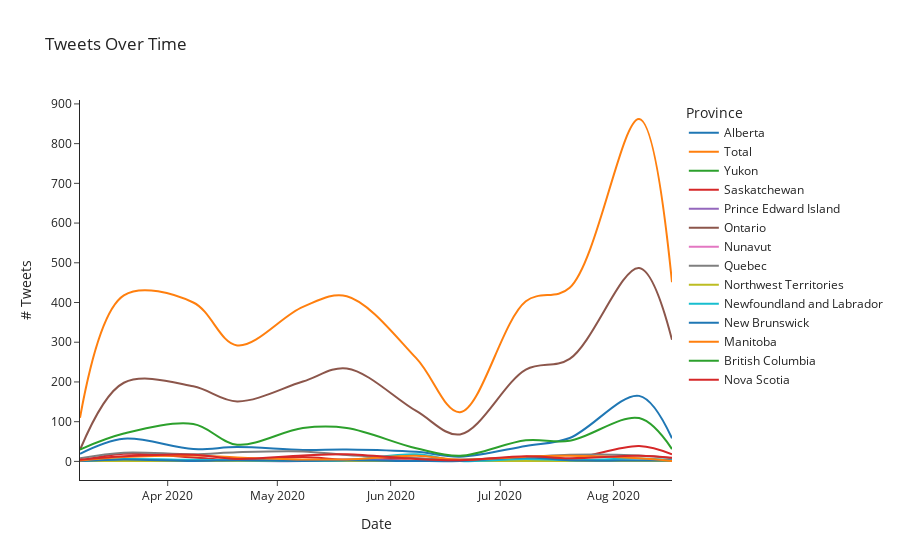

The notebook cell this image was saved under:
### Code cell
import plotly.express as px
counts = total_df.groupby(["created_at","province"]).count()["screen_name"].unstack().fillna(1)
# Get grand total for each date
counts = pd.DataFrame(counts.assign(Total=counts.sum(1)).stack()).reset_index().rename({0: "count"},axis=1)

counts = counts[counts["province"].isin(PROVINCES+["Total"])]
idx = pd.MultiIndex.from_product([counts['created_at'].unique(), counts['province'].unique()],names=['created_at', 'province'])
counts = counts.set_index(['created_at', 'province']).reindex(idx).reset_index().sort_values('created_at').fillna(0)
counts
args = {
    "x": "created_at",
    "y": "count",
    "color": "province",
    "line_shape": "spline",
    "title":  "Tweets Over Time",
    "template": "simple_white",
    "labels": {"count": "# Tweets", "created_at": "Date", "province": "Province"},
}

fig = px.line(counts,**args)
# fig.write_html("../visualizations/exploratory_analysis/sample-tweets_over_time.html")
fig.show()

### Figure 1 — Plotly figure (JSON) as saved in the notebook; plotly's stock layout.template omitted (floating-point values rounded to 4 significant figures)
{"data": [{"hovertemplate": "Province=Alberta<br>Date=%{x}<br># Tweets=%{y}<extra></extra>", "legendgroup": "Alberta", "line": {"color": "#1F77B4", "dash": "solid", "shape": "spline"}, "mode": "lines", "name": "Alberta", "orientation": "v", "showlegend": true, "type": "scatter", "x": ["2020-03-08T00:00:00", "2020-03-20T00:00:00", "2020-04-08T00:00:00", "2020-04-20T00:00:00", "2020-05-08T00:00:00", "2020-05-20T00:00:00", "2020-06-08T00:00:00", "2020-06-20T00:00:00", "2020-07-08T00:00:00", "2020-07-20T00:00:00", "2020-08-08T00:00:00", "2020-08-17T00:00:00"], "xaxis": "x", "y": [19, 57, 31, 36, 29, 30, 24, 12, 39, 59, 165, 58], "yaxis": "y"}, {"hovertemplate": "Province=Total<br>Date=%{x}<br># Tweets=%{y}<extra></extra>", "legendgroup": "Total", "line": {"color": "#FF7F0E", "dash": "solid", "shape": "spline"}, "mode": "lines", "name": "Total", "orientation": "v", "showlegend": true, "type": "scatter", "x": ["2020-03-08T00:00:00", "2020-03-20T00:00:00", "2020-04-08T00:00:00", "2020-04-20T00:00:00", "2020-05-08T00:00:00", "2020-05-20T00:00:00", "2020-06-08T00:00:00", "2020-06-20T00:00:00", "2020-07-08T00:00:00", "2020-07-20T00:00:00", "2020-08-08T00:00:00", "2020-08-17T00:00:00"], "xaxis": "x", "y": [110, 418, 400, 292, 389, 416, 260, 124, 403, 437, 862, 451], "yaxis": "y"}, {"hovertemplate": "Province=Yukon<br>Date=%{x}<br># Tweets=%{y}<extra></extra>", "legendgroup": "Yukon", "line": {"color": "#2CA02C", "dash": "solid", "shape": "spline"}, "mode": "lines", "name": "Yukon", "orientation": "v", "showlegend": true, "type": "scatter", "x": ["2020-03-08T00:00:00", "2020-03-20T00:00:00", "2020-04-08T00:00:00", "2020-04-20T00:00:00", "2020-05-08T00:00:00", "2020-05-20T00:00:00", "2020-06-08T00:00:00", "2020-06-20T00:00:00", "2020-07-08T00:00:00", "2020-07-20T00:00:00", "2020-08-08T00:00:00", "2020-08-17T00:00:00"], "xaxis": "x", "y": [1, 1, 1, 1, 1, 1, 1, 1, 1, 1, 1, 1], "yaxis": "y"}, {"hovertemplate": "Province=Saskatchewan<br>Date=%{x}<br># Tweets=%{y}<extra></extra>", "legendgroup": "Saskatchewan", "line": {"color": "#D62728", "dash": "solid", "shape": "spline"}, "mode": "lines", "name": "Saskatchewan", "orientation": "v", "showlegend": true, "type": "scatter", "x": ["2020-03-08T00:00:00", "2020-03-20T00:00:00", "2020-04-08T00:00:00", "2020-04-20T00:00:00", "2020-05-08T00:00:00", "2020-05-20T00:00:00", "2020-06-08T00:00:00", "2020-06-20T00:00:00", "2020-07-08T00:00:00", "2020-07-20T00:00:00", "2020-08-08T00:00:00", "2020-08-17T00:00:00"], "xaxis": "x", "y": [1, 19, 10, 3, 11, 4, 7, 1, 11, 6, 39, 18], "yaxis": "y"}, {"hovertemplate": "Province=Prince Edward Island<br>Date=%{x}<br># Tweets=%{y}<extra></extra>", "legendgroup": "Prince Edward Island", "line": {"color": "#9467BD", "dash": "solid", "shape": "spline"}, "mode": "lines", "name": "Prince Edward Island", "orientation": "v", "showlegend": true, "type": "scatter", "x": ["2020-03-08T00:00:00", "2020-03-20T00:00:00", "2020-04-08T00:00:00", "2020-04-20T00:00:00", "2020-05-08T00:00:00", "2020-05-20T00:00:00", "2020-06-08T00:00:00", "2020-06-20T00:00:00", "2020-07-08T00:00:00", "2020-07-20T00:00:00", "2020-08-08T00:00:00", "2020-08-17T00:00:00"], "xaxis": "x", "y": [1, 1, 1, 1, 1, 5, 1, 1, 3, 3, 1, 1], "yaxis": "y"}, {"hovertemplate": "Province=Ontario<br>Date=%{x}<br># Tweets=%{y}<extra></extra>", "legendgroup": "Ontario", "line": {"color": "#8C564B", "dash": "solid", "shape": "spline"}, "mode": "lines", "name": "Ontario", "orientation": "v", "showlegend": true, "type": "scatter", "x": ["2020-03-08T00:00:00", "2020-03-20T00:00:00", "2020-04-08T00:00:00", "2020-04-20T00:00:00", "2020-05-08T00:00:00", "2020-05-20T00:00:00", "2020-06-08T00:00:00", "2020-06-20T00:00:00", "2020-07-08T00:00:00", "2020-07-20T00:00:00", "2020-08-08T00:00:00", "2020-08-17T00:00:00"], "xaxis": "x", "y": [29, 198, 189, 151, 201, 234, 127, 68, 231, 258, 487, 306], "yaxis": "y"}, {"hovertemplate": "Province=Nunavut<br>Date=%{x}<br># Tweets=%{y}<extra></extra>", "legendgroup": "Nunavut", "line": {"color": "#E377C2", "dash": "solid", "shape": "spline"}, "mode": "lines", "name": "Nunavut", "orientation": "v", "showlegend": true, "type": "scatter", "x": ["2020-03-08T00:00:00", "2020-03-20T00:00:00", "2020-04-08T00:00:00", "2020-04-20T00:00:00", "2020-05-08T00:00:00", "2020-05-20T00:00:00", "2020-06-08T00:00:00", "2020-06-20T00:00:00", "2020-07-08T00:00:00", "2020-07-20T00:00:00", "2020-08-08T00:00:00", "2020-08-17T00:00:00"], "xaxis": "x", "y": [1, 1, 1, 1, 1, 1, 1, 1, 1, 1, 1, 1], "yaxis": "y"}, {"hovertemplate": "Province=Quebec<br>Date=%{x}<br># Tweets=%{y}<extra></extra>", "legendgroup": "Quebec", "line": {"color": "#7F7F7F", "dash": "solid", "shape": "spline"}, "mode": "lines", "name": "Quebec", "orientation": "v", "showlegend": true, "type": "scatter", "x": ["2020-03-08T00:00:00", "2020-03-20T00:00:00", "2020-04-08T00:00:00", "2020-04-20T00:00:00", "2020-05-08T00:00:00", "2020-05-20T00:00:00", "2020-06-08T00:00:00", "2020-06-20T00:00:00", "2020-07-08T00:00:00", "2020-07-20T00:00:00", "2020-08-08T00:00:00", "2020-08-17T00:00:00"], "xaxis": "x", "y": [8, 22, 18, 23, 25, 16, 8, 5, 11, 17, 15, 8], "yaxis": "y"}, {"hovertemplate": "Province=Northwest Territories<br>Date=%{x}<br># Tweets=%{y}<extra></extra>", "legendgroup": "Northwest Territories", "line": {"color": "#BCBD22", "dash": "solid", "shape": "spline"}, "mode": "lines", "name": "Northwest Territories", "orientation": "v", "showlegend": true, "type": "scatter", "x": ["2020-03-08T00:00:00", "2020-03-20T00:00:00", "2020-04-08T00:00:00", "2020-04-20T00:00:00", "2020-05-08T00:00:00", "2020-05-20T00:00:00", "2020-06-08T00:00:00", "2020-06-20T00:00:00", "2020-07-08T00:00:00", "2020-07-20T00:00:00", "2020-08-08T00:00:00", "2020-08-17T00:00:00"], "xaxis": "x", "y": [1, 1, 1, 1, 1, 1, 1, 1, 1, 1, 1, 1], "yaxis": "y"}, {"hovertemplate": "Province=Newfoundland and Labrador<br>Date=%{x}<br># Tweets=%{y}<extra></extra>", "legendgroup": "Newfoundland and Labrador", "line": {"color": "#17BECF", "dash": "solid", "shape": "spline"}, "mode": "lines", "name": "Newfoundland and Labrador", "orientation": "v", "showlegend": true, "type": "scatter", "x": ["2020-03-08T00:00:00", "2020-03-20T00:00:00", "2020-04-08T00:00:00", "2020-04-20T00:00:00", "2020-05-08T00:00:00", "2020-05-20T00:00:00", "2020-06-08T00:00:00", "2020-06-20T00:00:00", "2020-07-08T00:00:00", "2020-07-20T00:00:00", "2020-08-08T00:00:00", "2020-08-17T00:00:00"], "xaxis": "x", "y": [1, 6, 4, 3, 2, 3, 18, 1, 6, 3, 7, 3], "yaxis": "y"}, {"hovertemplate": "Province=New Brunswick<br>Date=%{x}<br># Tweets=%{y}<extra></extra>", "legendgroup": "New Brunswick", "line": {"color": "#1F77B4", "dash": "solid", "shape": "spline"}, "mode": "lines", "name": "New Brunswick", "orientation": "v", "showlegend": true, "type": "scatter", "x": ["2020-03-08T00:00:00", "2020-03-20T00:00:00", "2020-04-08T00:00:00", "2020-04-20T00:00:00", "2020-05-08T00:00:00", "2020-05-20T00:00:00", "2020-06-08T00:00:00", "2020-06-20T00:00:00", "2020-07-08T00:00:00", "2020-07-20T00:00:00", "2020-08-08T00:00:00", "2020-08-17T00:00:00"], "xaxis": "x", "y": [1, 5, 1, 3, 1, 3, 1, 1, 10, 3, 2, 2], "yaxis": "y"}, {"hovertemplate": "Province=Manitoba<br>Date=%{x}<br># Tweets=%{y}<extra></extra>", "legendgroup": "Manitoba", "line": {"color": "#FF7F0E", "dash": "solid", "shape": "spline"}, "mode": "lines", "name": "Manitoba", "orientation": "v", "showlegend": true, "type": "scatter", "x": ["2020-03-08T00:00:00", "2020-03-20T00:00:00", "2020-04-08T00:00:00", "2020-04-20T00:00:00", "2020-05-08T00:00:00", "2020-05-20T00:00:00", "2020-06-08T00:00:00", "2020-06-20T00:00:00", "2020-07-08T00:00:00", "2020-07-20T00:00:00", "2020-08-08T00:00:00", "2020-08-17T00:00:00"], "xaxis": "x", "y": [2, 11, 15, 10, 5, 5, 14, 4, 12, 14, 8, 1], "yaxis": "y"}, {"hovertemplate": "Province=British Columbia<br>Date=%{x}<br># Tweets=%{y}<extra></extra>", "legendgroup": "British Columbia", "line": {"color": "#2CA02C", "dash": "solid", "shape": "spline"}, "mode": "lines", "name": "British Columbia", "orientation": "v", "showlegend": true, "type": "scatter", "x": ["2020-03-08T00:00:00", "2020-03-20T00:00:00", "2020-04-08T00:00:00", "2020-04-20T00:00:00", "2020-05-08T00:00:00", "2020-05-20T00:00:00", "2020-06-08T00:00:00", "2020-06-20T00:00:00", "2020-07-08T00:00:00", "2020-07-20T00:00:00", "2020-08-08T00:00:00", "2020-08-17T00:00:00"], "xaxis": "x", "y": [30, 70, 94, 42, 84, 84, 33, 14, 53, 52, 109, 31], "yaxis": "y"}, {"hovertemplate": "Province=Nova Scotia<br>Date=%{x}<br># Tweets=%{y}<extra></extra>", "legendgroup": "Nova Scotia", "line": {"color": "#D62728", "dash": "solid", "shape": "spline"}, "mode": "lines", "name": "Nova Scotia", "orientation": "v", "showlegend": true, "type": "scatter", "x": ["2020-03-08T00:00:00", "2020-03-20T00:00:00", "2020-04-08T00:00:00", "2020-04-20T00:00:00", "2020-05-08T00:00:00", "2020-05-20T00:00:00", "2020-06-08T00:00:00", "2020-06-20T00:00:00", "2020-07-08T00:00:00", "2020-07-20T00:00:00", "2020-08-08T00:00:00", "2020-08-17T00:00:00"], "xaxis": "x", "y": [4, 13, 17, 6, 15, 18, 6, 3, 13, 8, 14, 9], "yaxis": "y"}], "layout": {"legend": {"title": {"text": "Province"}, "tracegroupgap": 0}, "title": {"text": "Tweets Over Time"}, "xaxis": {"anchor": "y", "domain": [0, 1], "title": {"text": "Date"}}, "yaxis": {"anchor": "x", "domain": [0, 1], "title": {"text": "# Tweets"}}}}
